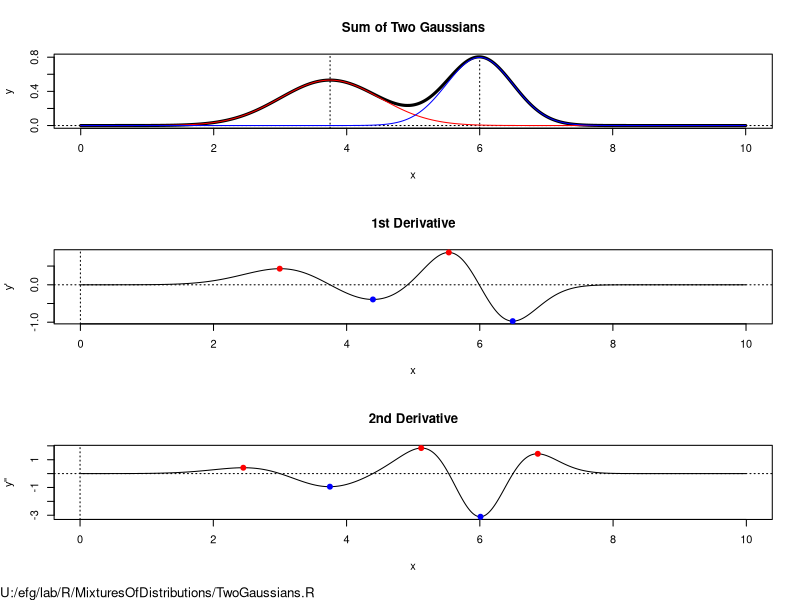

Recreate this plot in R. (Note: this script raises an error after producing the figure.)
# http://research.stowers.org/mcm/efg/R/Statistics/MixturesOfDistributions/TwoGaussians.R
# http://research.stowers.org/mcm/efg/R/Statistics/MixturesOfDistributions/index.htm
# efg, 28 Aug 2006
# Study mixture of two Gaussians.

pdf("TwoGaussians.pdf", width=8.0, height=10.0)

# Here P is the same as dnorm (probability density function for normal
# distribution), but other functions could be tried here.
P <- function(x, mean, sd)
{
  variance <- sd^2
  exp(-(x-mean)^2/(2*variance)) / sqrt(2*pi*variance)
}
# integrate(P, -1, 1, mean=0, sd=1) is same as integrate(dnorm, -1, 1, mean=0, sd=1)
# integrate(P,-5,5, mean=0, sd=1)   # should be close to 1.0

# Find "peaks" in array.
# R equivalent of Splus peaks() function
# http://finzi.psych.upenn.edu/R/Rhelp02a/archive/33097.html
# (see efg's posting to R-Help on 8 Feb 2007 about problem with ties.)
#
#peaks(c(1,4,4,1,6,1,5,1,1),3)
#[1] FALSE FALSE  TRUE FALSE  TRUE FALSE  TRUE

peaks <- function(series,span=3)
{
  z <- embed(series, span)
  s <- span%/%2
  v <- max.col(z, "first") == 1 + s   # take first if a tie
  result <- c(rep(FALSE,s),v)
  result <- result[1:(length(result)-s)]
  result
}


# First derivative.  Adjust x values to be center of interval.
# Spacing of x-points need not be uniform
Deriv1 <- function(x,y)
{
  y.prime <- diff(y) / diff(x)
  x.prime <- x[-length(x)] + diff(x)/2
  list(x = x.prime,
       y = y.prime)
}

# "Centered" 2nd-derivative. Spacing of x-points assumed to be uniform.
Deriv2 <- function(x,y)
{
  h <- x[2] - x[1]
  Range <- 2:(length(x)-1)  # Drop first and last points
  list(x = x[Range],
       y = (y[Range+1] - 2*y[Range] + y[Range-1]) / h^2)
}


Delta <- 0.01
x <- seq(0.0,10.0, by=Delta)
y1 <- P(x, 3.75, 0.75)
y2 <- P(x, 6.00, 0.50)
y <- y1 + y2

# Approximate area under curve
#0.01*sum(y1)
#0.01*sum(y2)
#0.01*sum(y)

#integrate(P,0,10, mean=3.75, sd=0.75)
#integrate(P,0,10, mean=6.00, sd=0.50)


par(mfrow=c(3,1), oma=c(1,0,0,0))

##### Gaussians
plot(x,y, type="l", lwd=3,
     main="Sum of Two Gaussians",
     xlab="x", ylab="y")
abline(h=0, v=c(3.75,6.00), lty="dotted")
lines(x,y1, col="red")
lines(x,y2, col="blue")

##### 1st Derivative
# According to Abramowitz & Stegun, inflection points are at +/- sigma.
derivative1 <- Deriv1(x,y)

plot(derivative1$x,derivative1$y, type="l",
     main="1st Derivative", xlab="x", ylab="y'")
abline(h=0, v=0, lty="dotted")

peaks.Deriv1   <- peaks( derivative1$y, span=3)
valleys.Deriv1 <- peaks(-derivative1$y, span=3)

points( derivative1$x[peaks.Deriv1], derivative1$y[peaks.Deriv1],
        pch=19, col="red")
points( derivative1$x[valleys.Deriv1], derivative1$y[valleys.Deriv1],
        pch=19, col="blue")

# Approximate location of peak and valley
derivative1$x[peaks.Deriv1]
derivative1$x[valleys.Deriv1]

s.approx <- (derivative1$x[valleys.Deriv1] - derivative1$x[peaks.Deriv1])/2
s.approx

#### 2nd Derivative
derivative2 <- Deriv2(x,y)

plot(derivative2$x,derivative2$y, type="l",
     main="2nd Derivative", xlab="x", ylab="y''")
abline(h=0, v=0, lty="dotted")

peaks.Deriv2   <- peaks( derivative2$y, span=3)
valleys.Deriv2 <- peaks(-derivative2$y, span=3)

points( derivative2$x[peaks.Deriv2], derivative2$y[peaks.Deriv2],
        pch=19, col="red")
points( derivative2$x[valleys.Deriv2], derivative2$y[valleys.Deriv2],
        pch=19, col="blue")

# Approximate location of mean of normal distribution:
derivative2$x[valleys.Deriv2]
derivative2$y[valleys.Deriv2]

mu.approx <-  derivative2$x[valleys.Deriv2]
mu.approx

# Peaks
derivative2$x[peaks.Deriv2]
derivative2$y[peaks.Deriv2]

# Only keep the first four the correpsond to four s.approx values
mu.approx <- mu.approx[1:4]

mtext("U:/efg/lab/R/MixturesOfDistributions/TwoGaussians.R",
      BOTTOM<-1, cex=0.8, adj=0.0, outer=TRUE)

# Fit distribution
# STUPID package:  cannot solve "exact case" without error.
# MUST have noise in data.


fit1 <- nls(y~(a/b)*exp(-(x-c)^2/(2*b^2))+(d/e)*exp(-(x-f)^2/(2*e^2)),
            start=list(a=(1/sqrt(2*pi)) / s.approx[1], b=s.approx[1], c=mu.approx[1],
                       d=(1/sqrt(2*pi)) / s.approx[2], e=s.approx[2], f=mu.approx[2]),
            trace=TRUE)


# add small random noise
set.seed(17)
y <- y + rnorm(length(y), 1E-5, 1E-4)
fit2 <- nls(y~(a/b)*exp(-(x-c)^2/(2*b^2))+(d/e)*exp(-(x-f)^2/(2*e^2)),
            start=list(a=(1/sqrt(2*pi)) / s.approx[1], b=s.approx[1], c=mu.approx[1],
                       d=(1/sqrt(2*pi)) / s.approx[2], e=s.approx[2], f=mu.approx[2]),
            control=nls.control(tol=1E-5, minFactor=1/1024),
            trace=TRUE)
fit2

1/sqrt(2*pi)

dev.off()